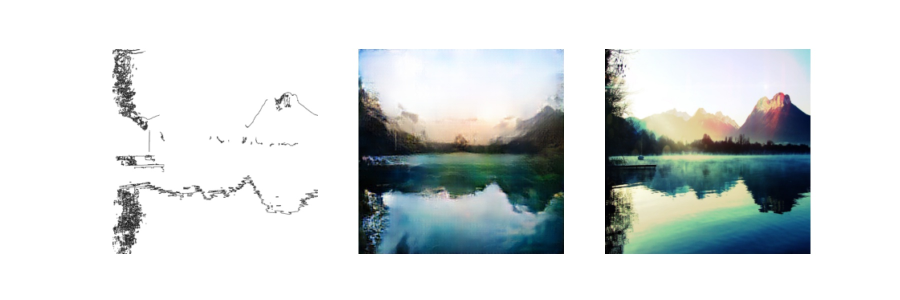
#> input picture images/0.jpg, 1800 x 600 px, given as the content of the folder images/twilight landscape, which was not available (shown at 1/2 size)
$ python canny.py
#> lines starting #> are read from the running program, lines starting #| are printed output that depends on the picture; after the words box and inside, x2 and y2 are one past the last pixel; in counts of white or black regions, pixels touching at a corner belong together
# 이미지체서 엣지를 추출해 저장, load가 안되는 이미지는 삭제
# canny threshold는 heuristic하게 결정함

import os
import cv2
import glob
import random

dataset = "twilight landscape"  # data folder

color_path = "images/"+dataset+"/"
image_ids = glob.glob(color_path+"*")
edge_path = "images/"+dataset+" edge/"

for i in image_ids:
    try:  # load가 안되는 이미지는 예외처리로 삭제
        canny = ~cv2.Canny(cv2.imread(i), random.randrange(100, 201), random.randrange(500, 601))
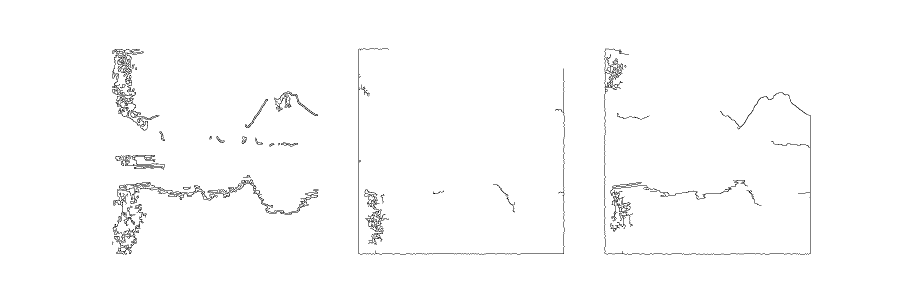
#> canny: shape (600, 1800) (shown at 1/2 size); 98.8% white; black in thin lines or dots, all inside (x1, y1, x2, y2) = (224, 97, 1622, 509)
    except:
        os.remove(i)
        continue
    cv2.imwrite(edge_path+i[len(color_path):], canny)

$ run again, on images/18_512_baseline.jpg
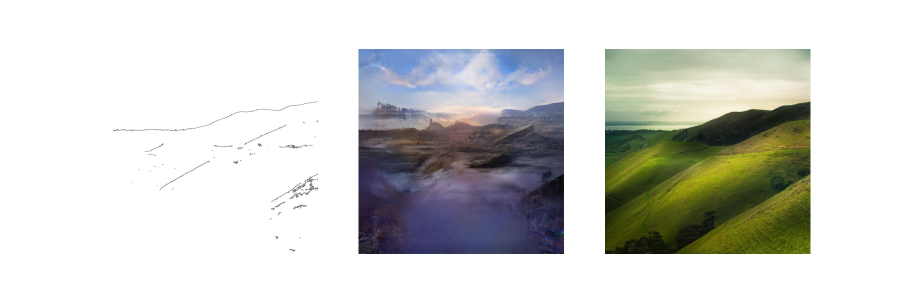
#> input picture images/18_512_baseline.jpg, 1800 x 600 px, given as the content of the folder images/twilight landscape, which was not available (shown at 1/2 size)
#> `canny = ~cv2.Canny(cv2.imread(i), random.randrange(100, 201), random.r..`:
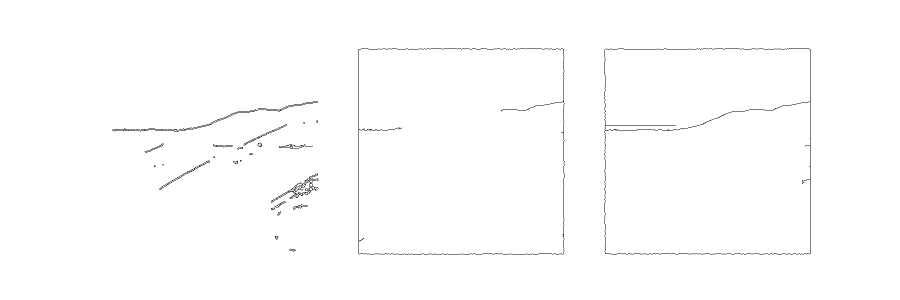
#> canny: shape (600, 1800) (shown at 1/2 size); 99.4% white; black in thin lines or dots, all inside (x1, y1, x2, y2) = (225, 97, 1622, 509)

$ run again, on images/21.jpg
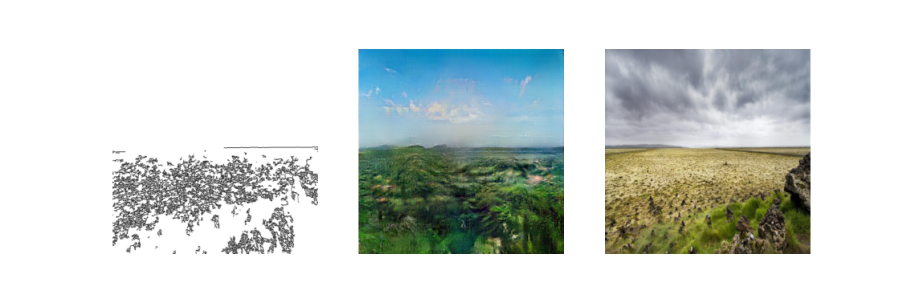
#> input picture images/21.jpg, 1800 x 600 px, given as the content of the folder images/twilight landscape, which was not available (shown at 1/2 size)
#> `canny = ~cv2.Canny(cv2.imread(i), random.randrange(100, 201), random.r..`:
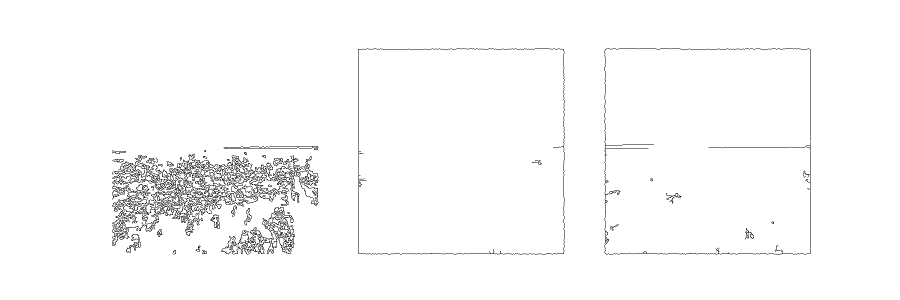
#> canny: shape (600, 1800) (shown at 1/2 size); 98% white; black in thin lines or dots, all inside (x1, y1, x2, y2) = (224, 97, 1622, 509)
